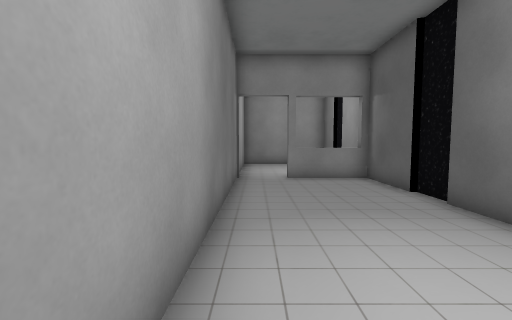
[1] (above)

13 first-person views from a walk through a Godot game level. The camera is 1.4 m above the floor, tilts 4° down and sees 90° across. The floor is counted in squares, 1 m on a side. Each view is taken from the middle of a square. On the plan, view 1 faces up. The plan holds only what a view shows up to about 13 squares ahead; the rest is blank. The place goes on beyond the plan. Some surface patterns are stand-ins.

[2]
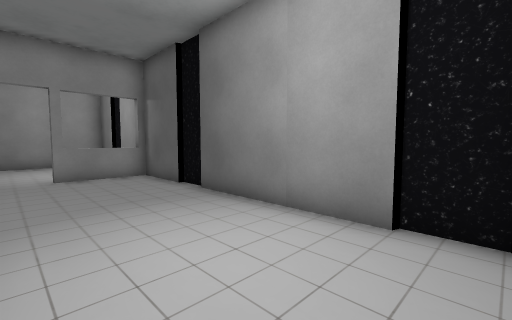

[3]
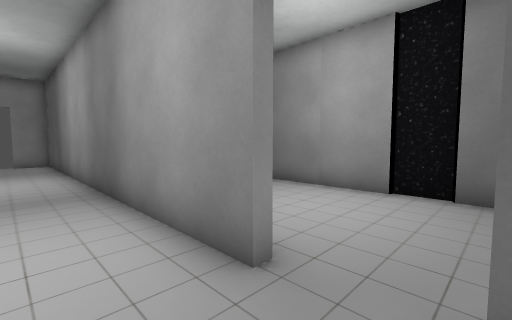

[4]
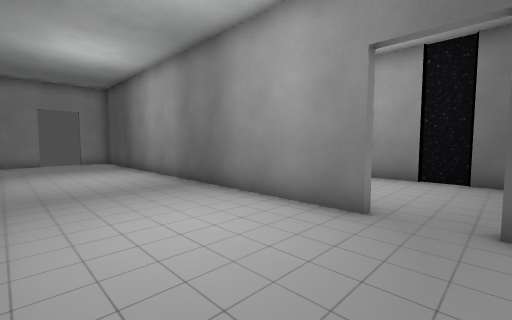

[5]
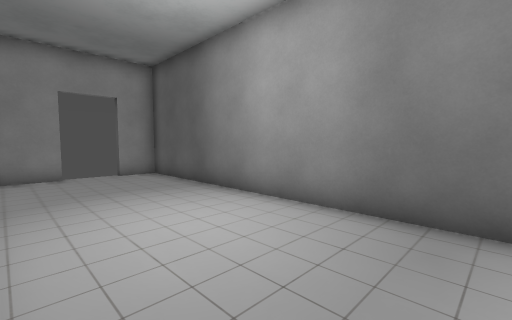

[6]
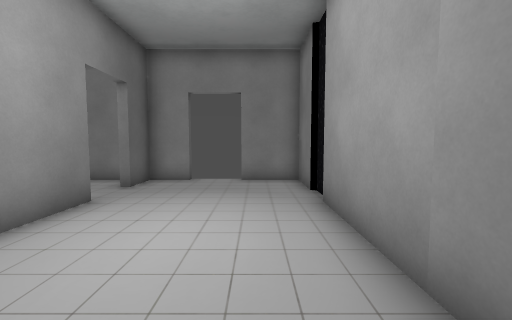

[7]
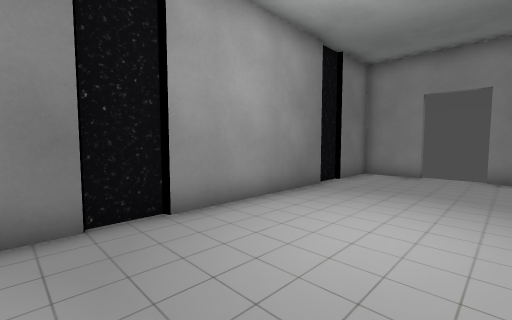

[8]
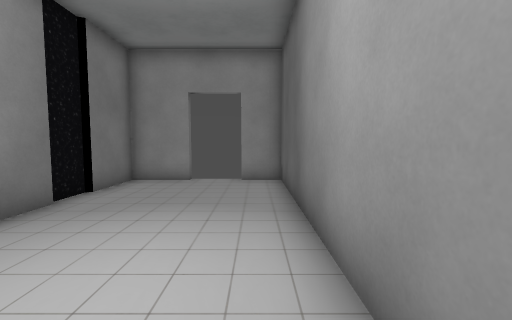

[9]
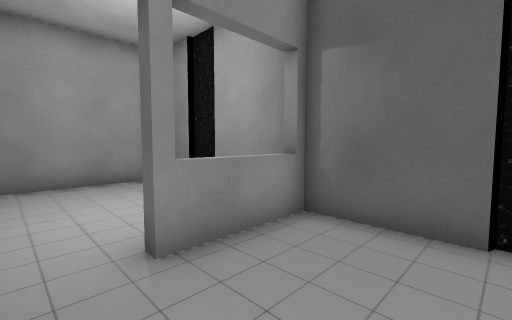

[10]
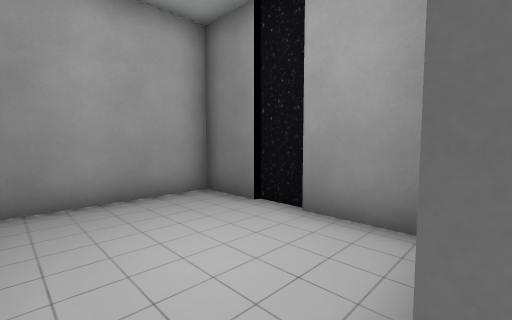

[11]
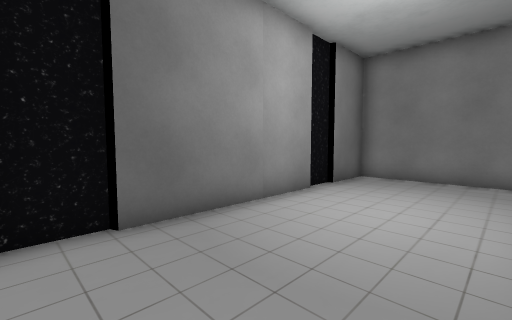

[12]
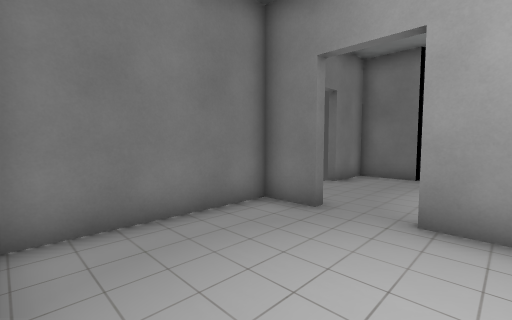

[13]
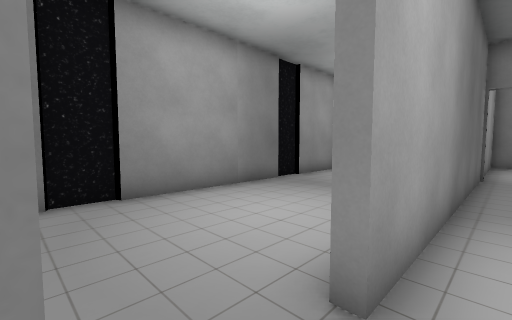

### Floor plan
Ten units are one square. View 1 is at (0, 0); x grows to the right and y downward. Boxes are objects, and circles mark ways between rooms. Rooms are numbered by the first view taken in them; rooms with no view inside come last. Other rooms are left out.
<svg viewBox="-73 -169 123 208">
<path fill="none" stroke="#000" d="M45 -58 45 -71M43 -71 43 -130M41 -99 41 -104M44 -100 13 -100 13 -104M43 -2 43 -58M45 -130 45 -144M45 11 45 -2M-7 19 -7 34 43 34 43 11M43 -144 43 -164 -1 -164M-7 -156 -7 0M-66 -59 -66 0M-68 -72 -68 -59M-68 0 -68 14M-7 0 -11 0 -11 -164 -26 -164M-66 -128 -66 -73M-66 14 -66 34 -44 34M-68 -141 -68 -129M-26 34 -11 34 -11 19M-44 -164 -66 -164 -66 -141"/>
<circle cx="-10" cy="10" r="3" fill="#2a7"/>
<text x="20" y="-60">1</text>
<text x="-40" y="-60">2</text>
</svg>
Room 1 opens to room 2.

Where each view was taken, in squares from view 1:
view 1: 0 up, 0 right, facing up
view 2: 1 down, 0 right, facing up-right
view 3: 2 down, 3 left, facing up-right
view 4: 2 down, 6 left, facing up-right
view 5: 5 up, 6 left, facing up-right
view 6: 6 up, 5 left, facing down
view 7: 5 up, 2 left, facing up-left
view 8: 7 up, 2 left, facing up
view 9: 7 up, 0 right, facing up-right
view 10: 10 up, 0 right, facing up-right
view 11: 7 up, 0 right, facing down-right
view 12: 1 up, 4 right, facing down-left
view 13: 2 down, 0 right, facing up-left
